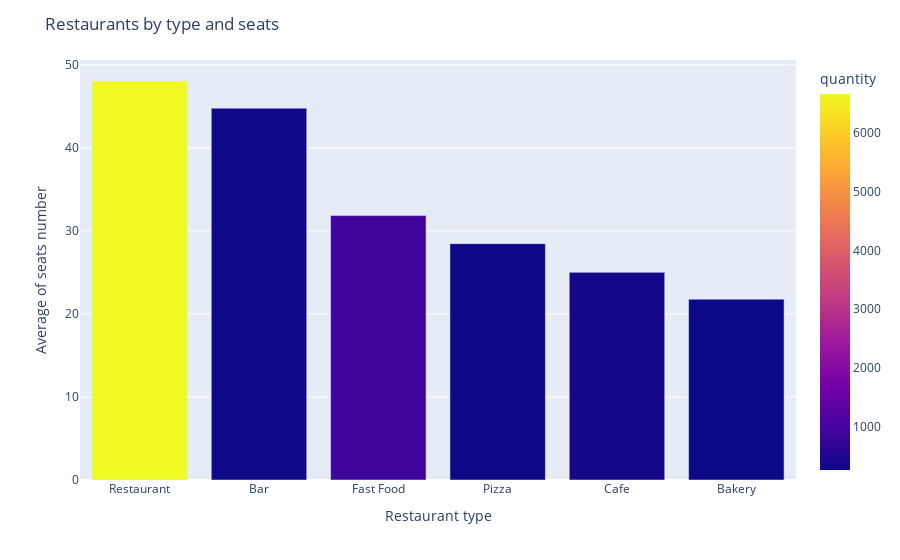

This figure's notebook cell:
### Code cell
fig = px.bar(restaurant_types, x='object_type', y='seat_avg', color='quantity')
fig.update_layout(
    title_text="Restaurants by type and seats",
    xaxis_title_text='Restaurant type',
    yaxis_title_text="Average of seats number",
)
fig.show()

### Figure 1 — Plotly figure (JSON) as saved in the notebook; plotly's stock layout.template omitted (floating-point values rounded to 4 significant figures)
{"data": [{"alignmentgroup": "True", "hovertemplate": "object_type=%{x}<br>seat_avg=%{y}<br>quantity=%{marker.color}<extra></extra>", "legendgroup": "", "marker": {"color": [6667, 275, 872, 263, 344, 255], "coloraxis": "coloraxis", "pattern": {"shape": ""}}, "name": "", "offsetgroup": "", "orientation": "v", "showlegend": false, "textposition": "auto", "type": "bar", "x": ["Restaurant", "Bar", "Fast Food", "Pizza", "Cafe", "Bakery"], "xaxis": "x", "y": [48.04, 44.77, 31.84, 28.46, 25, 21.77], "yaxis": "y"}], "layout": {"barmode": "relative", "coloraxis": {"colorbar": {"title": {"text": "quantity"}}, "colorscale": [[0, "#0d0887"], [0.1111, "#46039f"], [0.2222, "#7201a8"], [0.3333, "#9c179e"], [0.4444, "#bd3786"], [0.5556, "#d8576b"], [0.6667, "#ed7953"], [0.7778, "#fb9f3a"], [0.8889, "#fdca26"], [1, "#f0f921"]]}, "legend": {"tracegroupgap": 0}, "margin": {"t": 60}, "title": {"text": "Restaurants by type and seats"}, "xaxis": {"anchor": "y", "domain": [0, 1], "title": {"text": "Restaurant type"}}, "yaxis": {"anchor": "x", "domain": [0, 1], "title": {"text": "Average of seats number"}}}}
